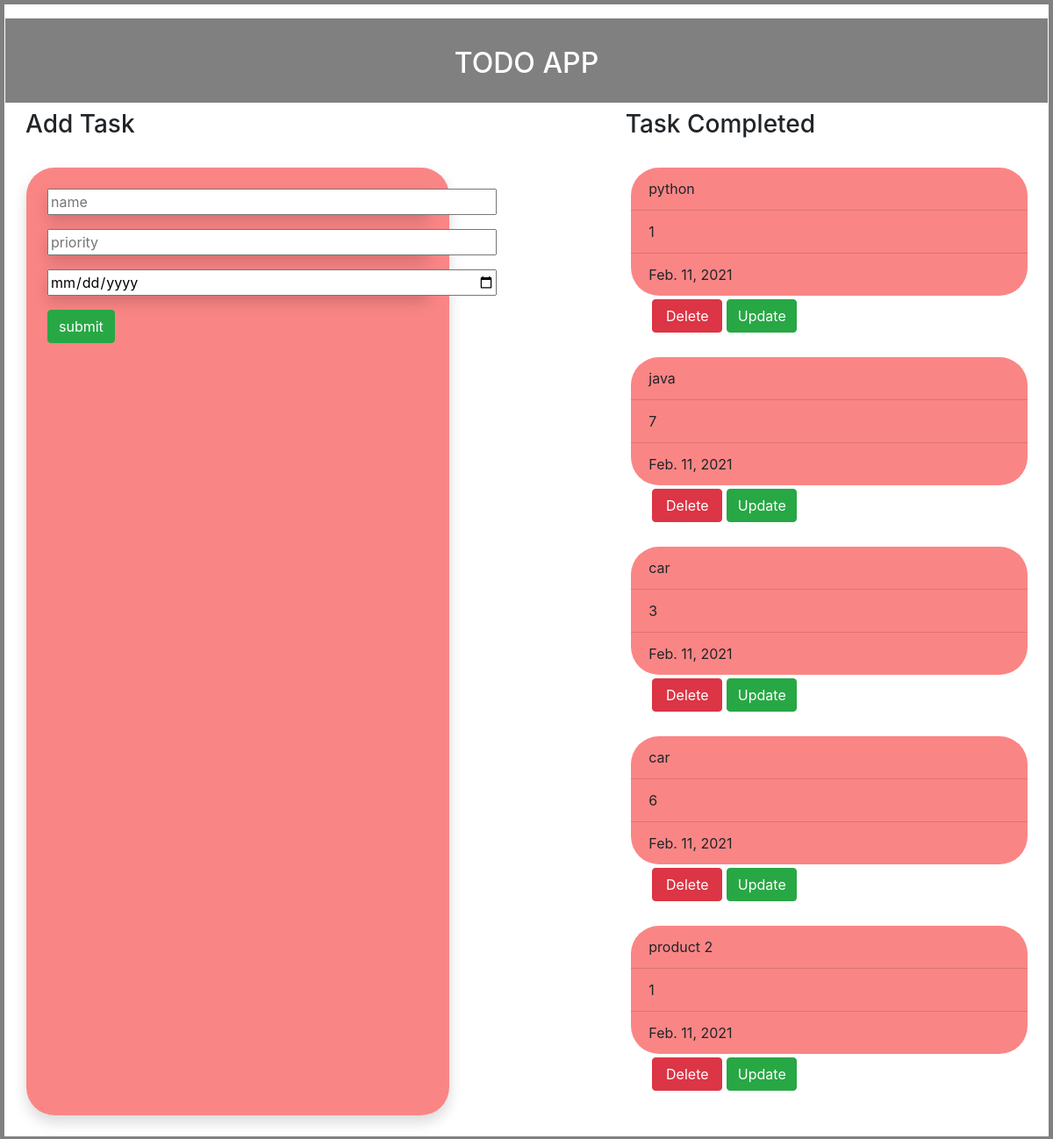
The page / on the database its author committed.
### todosampleapp/models.py (models this page shows, shortened)
class Task(models.Model):
    name=models.CharField(max_length=100)
    priority=models.IntegerField()
    date=models.DateField(default=datetime.date.today)

### todosampleapp/views.py (the view)
# urls.py: path('', views.task_view, name='task_view'),
def task_view(request):
    obj=Task.objects.all()
    if request.method == 'POST':
        name=request.POST.get('name')
        priority=request.POST.get('priority')
        date=request.POST.get('date')
        obj1=Task(name=name,priority=priority,date=date)
        obj1.save()
    return render(request,'taskview.html',{'obj':obj})

### templates/taskview.html (shortened to what this page needs)
{% extends 'base.html' %}
{% block content %}
<div class="container-fluid p-3">
<div class="row">
    <div class="col-md-12" id="heading"> <h2>TODO APP</h2></div>
</div>
<div class="row p-2 pl-2">
    <div class="col-md-5 "> <h3>Add Task</h3></div>
    <div class="col-md-2 "> </div>
    <div class="col-md-5 "> <h3>Task Completed</h3></div>
</div>
<div class="row p-2 pt-3 pl-4">
    <div class="col-md-5 p-2 shadow" id="col1">
        <form method="post" class="p-3">
            <div class="form-group shadow">
                <input type="text" name="name" placeholder="name" class="form1"><br></div>
            <div class="form-group shadow">
                <input type="text" name="priority" placeholder="priority" class="form1"><br></div>
            <div class="form-group shadow">
                <input type="date" name="date" placeholder="date"class="form1"><br></div>
            <div class="form-group">
                <input type="submit" value="submit" class="btn btn-success"></div>
        </form>
    </div>
    <div class="col-md-2"></div>
    <div class="col-md-5">
        {% for i in obj %}
         <ul class="list-group list-group-flush" style=" border-radius:2rem;">
             <li class="list-group-item">{{i.name}}</li>
             <li class="list-group-item">{{i.priority}}</li>
             <li class="list-group-item">{{i.date}}</li>
         </ul>
        <div class="p-1 pl-4">
        <a class="btn btn-danger" style="width:5rem;" href="{% url 'delete' i.id %}"> Delete </a>
        <a class="btn btn-success" style="width:5rem;" href="{% url 'update' i.id %}"> Update </a>
        </div>
     <br>
        {% endfor %}
         </div>
    </div>
</div>
{% endblock %}

### templates/base.html (shortened to what this page needs)
<!DOCTYPE html>
<html lang="en">
<head>
    <link rel="stylesheet" href="https://cdn.jsdelivr.net/npm/bootstrap@4.5.3/dist/css/bootstrap.min.css">
    {% load static %}
    <link rel="stylesheet" type="text/css" href="{% static 'style.css' %}">
</head>
<body>
{% block content %}
{% endblock %}
</body>
</html>

### static/style.css (style rules this page uses)
.container-fluid { border:5px solid; border-color:grey; }
#heading { text-align: center; background-color:grey; color:white; height:6rem; padding-top:2rem; }
#col1 { background-color:#f95656b8; border-radius:2rem; }
.form1 { width:32rem }
.list-group-item { background-color:#f95656b8 }

### rows shown on the page
Task: name "python", priority "1", date "Feb. 11, 2021"
Task: name "java", priority "7", date "Feb. 11, 2021"
Task: name "car", priority "3", date "Feb. 11, 2021"
Task: name "car", priority "6", date "Feb. 11, 2021"
Task: name "product 2", priority "1", date "Feb. 11, 2021"
